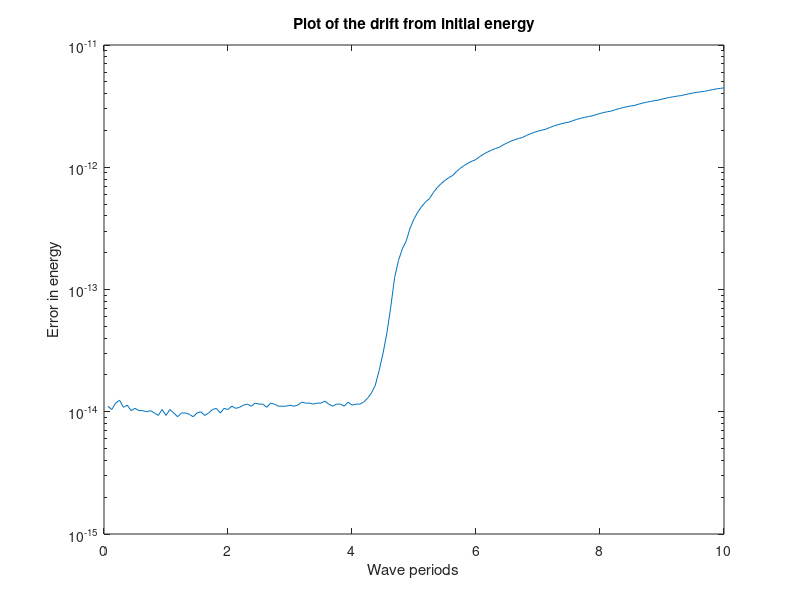

Recreate this plot in MATLAB.
clc
close all


T = dlmread('fv-16-16-10.txt');
figure 
semilogy( T(:,1), T(:,2))
title('Plot of the drift from initial energy')
xlabel('Wave periods')
ylabel('Error in energy')